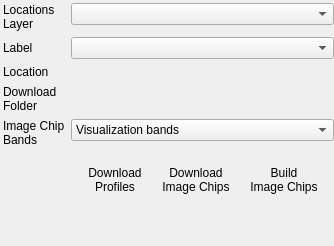
       <widget class="QWidget" name="tab_2">
        <attribute name="icon">
         <iconset>
          <normaloff>icons/location.svg</normaloff>icons/location.svg</iconset>
        </attribute>
        <attribute name="title">
         <string/>
        </attribute>
        <attribute name="toolTip">
         <string>Location Browser</string>
        </attribute>
        <layout class="QVBoxLayout" name="verticalLayout_2">
         <property name="leftMargin">
          <number>3</number>
         </property>
         <property name="topMargin">
          <number>3</number>
         </property>
         <property name="rightMargin">
          <number>0</number>
         </property>
         <property name="bottomMargin">
          <number>0</number>
         </property>
         <item>
          <layout class="QFormLayout" name="formLayout_2">
           <property name="labelAlignment">
            <set>Qt::AlignLeading|Qt::AlignLeft|Qt::AlignVCenter</set>
           </property>
           <property name="formAlignment">
            <set>Qt::AlignLeading|Qt::AlignLeft|Qt::AlignTop</set>
           </property>
           <item row="0" column="0">
            <widget class="QLabel" name="label_27">
             <property name="minimumSize">
              <size>
               <width>25</width>
               <height>0</height>
              </size>
             </property>
             <property name="text">
              <string>Locations
Layer</string>
             </property>
            </widget>
           </item>
           <item row="0" column="1">
            <widget class="QgsMapLayerComboBox" name="mLayer">
             <property name="sizePolicy">
              <sizepolicy hsizetype="Preferred" vsizetype="Fixed">
               <horstretch>1</horstretch>
               <verstretch>0</verstretch>
              </sizepolicy>
             </property>
             <property name="toolTip">
              <string>Point layer with locations of interest.</string>
             </property>
             <property name="allowEmptyLayer">
              <bool>true</bool>
             </property>
            </widget>
           </item>
           <item row="1" column="0">
            <widget class="QLabel" name="label_28">
             <property name="minimumSize">
              <size>
               <width>25</width>
               <height>0</height>
              </size>
             </property>
             <property name="text">
              <string>Label</string>
             </property>
            </widget>
           </item>
           <item row="1" column="1">
            <widget class="QgsFieldComboBox" name="mField">
             <property name="sizePolicy">
              <sizepolicy hsizetype="Preferred" vsizetype="Fixed">
               <horstretch>1</horstretch>
               <verstretch>0</verstretch>
              </sizepolicy>
             </property>
             <property name="toolTip">
              <string>Attribute with labels displayed in the locations browser.</string>
             </property>
            </widget>
           </item>
           <item row="2" column="0">
            <widget class="QLabel" name="label_29">
             <property name="minimumSize">
              <size>
               <width>25</width>
               <height>0</height>
              </size>
             </property>
             <property name="text">
              <string>Location</string>
             </property>
            </widget>
           </item>
           <item row="2" column="1">
            <layout class="QHBoxLayout" name="horizontalLayout_8">
             <item>
              <widget class="QgsFeaturePickerWidget" name="mFeaturePicker">
               <property name="sizePolicy">
                <sizepolicy hsizetype="Preferred" vsizetype="Fixed">
                 <horstretch>1</horstretch>
                 <verstretch>0</verstretch>
                </sizepolicy>
               </property>
               <property name="toolTip">
                <string>Locations browser to navigate between locations.</string>
               </property>
               <property name="displayExpression">
                <string/>
               </property>
               <property name="fetchGeometry">
                <bool>true</bool>
               </property>
               <property name="fetchLimit">
                <number>999999999</number>
               </property>
               <property name="showBrowserButtons">
                <bool>true</bool>
               </property>
              </widget>
             </item>
            </layout>
           </item>
           <item row="3" column="0">
            <widget class="QLabel" name="label_30">
             <property name="minimumSize">
              <size>
               <width>25</width>
               <height>0</height>
              </size>
             </property>
             <property name="text">
              <string>Download
Folder</string>
             </property>
            </widget>
           </item>
           <item row="3" column="1">
            <layout class="QHBoxLayout" name="horizontalLayout">
             <item>
              <widget class="QgsFileWidget" name="mDownloadFolder">
               <property name="sizePolicy">
                <sizepolicy hsizetype="Preferred" vsizetype="Preferred">
                 <horstretch>1</horstretch>
                 <verstretch>0</verstretch>
                </sizepolicy>
               </property>
               <property name="storageMode">
                <enum>QgsFileWidget::GetDirectory</enum>
               </property>
              </widget>
             </item>
            </layout>
           </item>
           <item row="5" column="1">
            <layout class="QHBoxLayout" name="horizontalLayout_9">
             <item>
              <spacer name="horizontalSpacer_4">
               <property name="orientation">
                <enum>Qt::Horizontal</enum>
               </property>
               <property name="sizeHint" stdset="0">
                <size>
                 <width>1</width>
                 <height>1</height>
                </size>
               </property>
              </spacer>
             </item>
             <item>
              <widget class="QFrame" name="mDownloadButtons">
               <property name="minimumSize">
                <size>
                 <width>100</width>
                 <height>0</height>
                </size>
               </property>
               <property name="frameShape">
                <enum>QFrame::NoFrame</enum>
               </property>
               <property name="frameShadow">
                <enum>QFrame::Raised</enum>
               </property>
               <layout class="QHBoxLayout" name="horizontalLayout_11">
                <item>
                 <widget class="QToolButton" name="mDownloadProfiles">
                  <property name="toolTip">
                   <string>Download all location layer profiles. Already existing locations are skipped.</string>
                  </property>
                  <property name="text">
                   <string>Download
Profiles</string>
                  </property>
                  <property name="icon">
                   <iconset>
                    <normaloff>:/images/themes/default/downloading_svg.svg</normaloff>:/images/themes/default/downloading_svg.svg</iconset>
                  </property>
                  <property name="iconSize">
                   <size>
                    <width>32</width>
                    <height>32</height>
                   </size>
                  </property>
                  <property name="toolButtonStyle">
                   <enum>Qt::ToolButtonTextUnderIcon</enum>
                  </property>
                  <property name="autoRaise">
                   <bool>true</bool>
                  </property>
                 </widget>
                </item>
                <item>
                 <widget class="QToolButton" name="mDownloadChips">
                  <property name="toolTip">
                   <string>Download all location layer image chips. Already existing image chips are skipped.</string>
                  </property>
                  <property name="text">
                   <string>Download
Image Chips</string>
                  </property>
                  <property name="icon">
                   <iconset>
                    <normaloff>:/images/themes/default/downloading_svg.svg</normaloff>:/images/themes/default/downloading_svg.svg</iconset>
                  </property>
                  <property name="iconSize">
                   <size>
                    <width>32</width>
                    <height>32</height>
                   </size>
                  </property>
                  <property name="toolButtonStyle">
                   <enum>Qt::ToolButtonTextUnderIcon</enum>
                  </property>
                  <property name="autoRaise">
                   <bool>true</bool>
                  </property>
                 </widget>
                </item>
                <item>
                 <widget class="QToolButton" name="mBuildChipVrts">
                  <property name="toolTip">
                   <string>Build image chips using all downloaded bands.
Creates a VRT band stack with all bands currently downloaded.</string>
                  </property>
                  <property name="text">
                   <string>Build
Image Chips</string>
                  </property>
                  <property name="icon">
                   <iconset>
                    <normaloff>icons/vrt.png</normaloff>icons/vrt.png</iconset>
                  </property>
                  <property name="iconSize">
                   <size>
                    <width>24</width>
                    <height>24</height>
                   </size>
                  </property>
                  <property name="toolButtonStyle">
                   <enum>Qt::ToolButtonTextUnderIcon</enum>
                  </property>
                  <property name="autoRaise">
                   <bool>true</bool>
                  </property>
                 </widget>
                </item>
               </layout>
              </widget>
             </item>
            </layout>
           </item>
           <item row="4" column="0">
            <widget class="QLabel" name="label_37">
             <property name="minimumSize">
              <size>
               <width>25</width>
               <height>0</height>
              </size>
             </property>
             <property name="text">
              <string>Image Chip
Bands</string>
             </property>
            </widget>
           </item>
           <item row="4" column="1">
            <widget class="QgsCheckableComboBox" name="mImageChipBands">
             <property name="enabled">
              <bool>true</bool>
             </property>
             <property name="sizePolicy">
              <sizepolicy hsizetype="Preferred" vsizetype="Fixed">
               <horstretch>1</horstretch>
               <verstretch>0</verstretch>
              </sizepolicy>
             </property>
             <property name="toolTip">
              <string>Set of image chip bands to be downloaded.</string>
             </property>
             <property name="checkedItems">
              <stringlist/>
             </property>
             <item>
              <property name="text">
               <string>Visualization bands</string>
              </property>
             </item>
             <item>
              <property name="text">
               <string>Reflectance bands</string>
              </property>
             </item>
             <item>
              <property name="text">
               <string>Pixel quality bands</string>
              </property>
             </item>
             <item>
              <property name="text">
               <string>Spectral index bands</string>
              </property>
             </item>
             <item>
              <property name="text">
               <string>Profile bands</string>
              </property>
             </item>
             <item>
              <property name="text">
               <string>All bands</string>
              </property>
             </item>
            </widget>
           </item>
          </layout>
         </item>
         <item>
          <spacer name="verticalSpacer">
           <property name="orientation">
            <enum>Qt::Vertical</enum>
           </property>
           <property name="sizeHint" stdset="0">
            <size>
             <width>20</width>
             <height>40</height>
            </size>
           </property>
          </spacer>
         </item>
        </layout>
       </widget>
